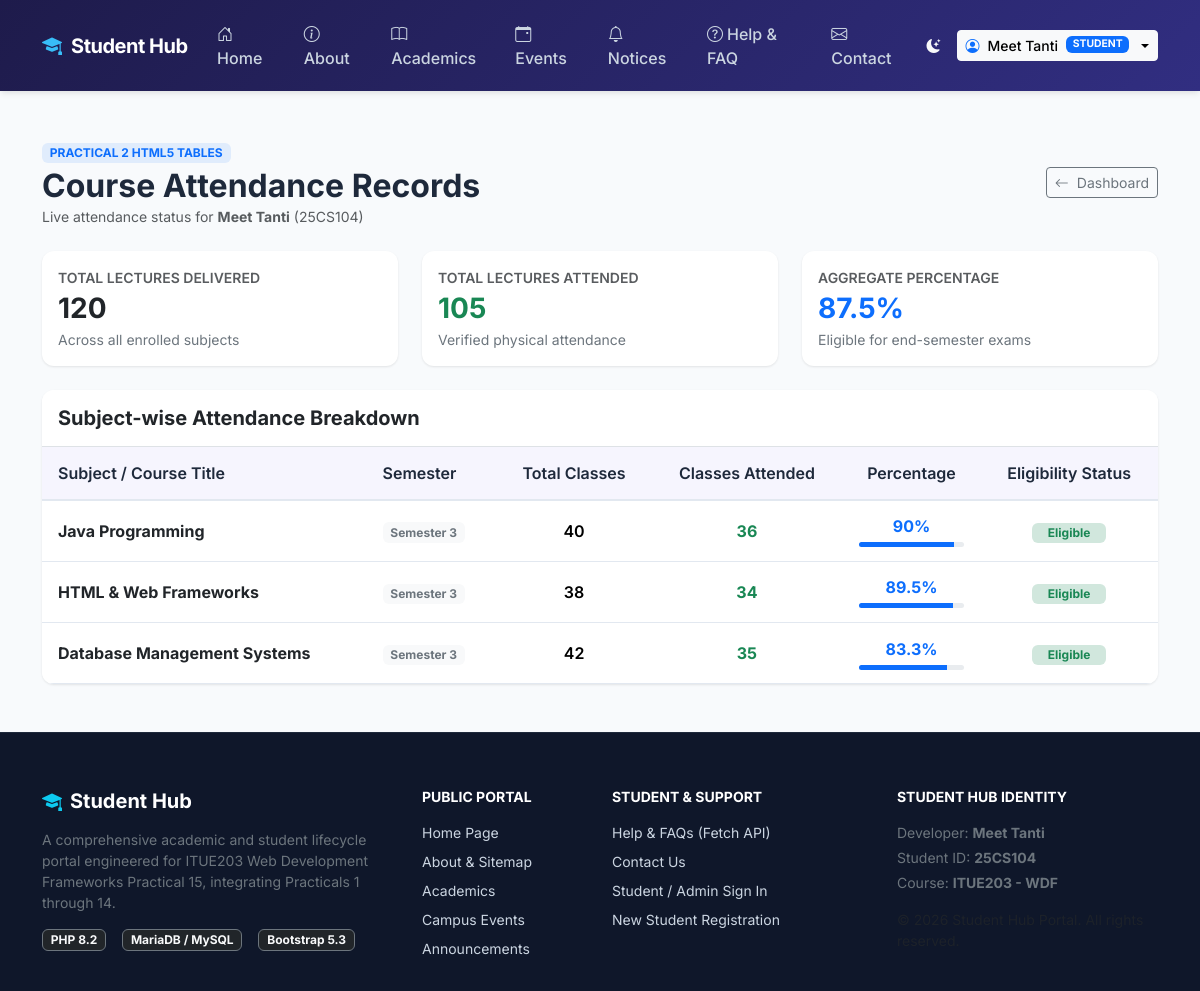
/student/attendance.php (signed in), run on the app's committed database.
### tables this page shows
CREATE TABLE students (
    id INT AUTO_INCREMENT PRIMARY KEY,
    user_id INT NULL UNIQUE,
    student_id VARCHAR(50) NOT NULL UNIQUE,
    student_name VARCHAR(100) NOT NULL,
    phone VARCHAR(20) NULL,
    course VARCHAR(100) NOT NULL,
    branch VARCHAR(100) NOT NULL,
    academic_year VARCHAR(30) NOT NULL,
    gender ENUM('Male', 'Female', 'Other') NOT NULL,
    address TEXT NULL,
    pincode VARCHAR(10) NULL,
    created_at TIMESTAMP DEFAULT CURRENT_TIMESTAMP,
    updated_at TIMESTAMP DEFAULT CURRENT_TIMESTAMP ON UPDATE CURRENT_TIMESTAMP,
    CONSTRAINT fk_students_user FOREIGN KEY (user_id) REFERENCES users(id) ON DELETE SET NULL ON UPDATE CASCADE
);

CREATE TABLE attendance (
    id INT AUTO_INCREMENT PRIMARY KEY,
    student_id INT NOT NULL,
    subject VARCHAR(100) NOT NULL,
    total_classes INT NOT NULL DEFAULT 40,
    classes_attended INT NOT NULL DEFAULT 35,
    semester VARCHAR(20) DEFAULT 'Semester 3',
    updated_at TIMESTAMP DEFAULT CURRENT_TIMESTAMP ON UPDATE CURRENT_TIMESTAMP,
    CONSTRAINT fk_att_student FOREIGN KEY (student_id) REFERENCES students(id) ON DELETE CASCADE
);

### includes/functions.php (called while the page is built, shortened)
<?php
function e(?string $string): string
{
    return htmlspecialchars($string ?? '', ENT_QUOTES, 'UTF-8');
}

### student/attendance.php (the view, shortened to what this page needs)
<?php
require_once __DIR__ . '/../includes/functions.php';
require_once __DIR__ . '/../includes/header.php';
require_once __DIR__ . '/../includes/navbar.php';
$userId = currentUser()['id'];
$stuStmt = $pdo->prepare('SELECT id, student_name, student_id FROM students WHERE user_id = ?');
$stuStmt->execute([$userId]);
$student = $stuStmt->fetch();
$studentId = $student ? (int) $student['id'] : 1;
$attStmt = $pdo->prepare('SELECT * FROM attendance WHERE student_id = ?');
$attStmt->execute([$studentId]);
$records = $attStmt->fetchAll();
$totalClasses = 0;
$attendedClasses = 0;
foreach ($records as $r) {
    $totalClasses += (int) $r['total_classes'];
    $attendedClasses += (int) $r['classes_attended'];
}
$overallPercent = ($totalClasses > 0) ? round(($attendedClasses / $totalClasses) * 100, 1) : 0;
?>
<main class="py-5">
    <div class="container">
        <div class="d-flex flex-wrap justify-content-between align-items-center mb-4">
            <div>
                <span class="badge bg-primary bg-opacity-10 text-primary fw-bold text-uppercase mb-1">Practical 2 HTML5 Tables</span>
                <h2 class="fw-bold mb-0">Course Attendance Records</h2>
                <p class="text-muted small mb-0">Live attendance status for <strong><?= e($student['student_name'] ?? 'Meet Tanti') ?></strong> (<?= e($student['student_id'] ?? '25CS104') ?>)</p>
            </div>
            <div class="mt-3 mt-md-0">
                <a href="<?= APP_URL ?>/student/dashboard.php" class="btn btn-outline-secondary btn-sm">
                    <i class="bi bi-arrow-left me-1"></i> Dashboard
                </a>
            </div>
        </div>
        <div class="row g-4 mb-4">
            <div class="col-md-4">
                <div class="card card-sh p-3 border-0 bg-white">
                    <small class="text-muted text-uppercase fw-semibold">Total Lectures Delivered</small>
                    <h3 class="fw-bold text-dark my-1"><?= $totalClasses ?></h3>
                    <small class="text-secondary">Across all enrolled subjects</small>
                </div>
            </div>
            <div class="col-md-4">
                <div class="card card-sh p-3 border-0 bg-white">
                    <small class="text-muted text-uppercase fw-semibold">Total Lectures Attended</small>
                    <h3 class="fw-bold text-success my-1"><?= $attendedClasses ?></h3>
                    <small class="text-secondary">Verified physical attendance</small>
                </div>
            </div>
            <div class="col-md-4">
                <div class="card card-sh p-3 border-0 bg-white">
                    <small class="text-muted text-uppercase fw-semibold">Aggregate Percentage</small>
                    <h3 class="fw-bold <?= ($overallPercent >= 80) ? 'text-primary' : 'text-danger' ?> my-1"><?= $overallPercent ?>%</h3>
                    <small class="text-secondary"><?= ($overallPercent >= 80) ? 'Eligible for end-semester exams' : 'Attendance shortfall warning' ?></small>
                </div>
            </div>
        </div>
        <div class="card card-sh border-0 overflow-hidden">
            <div class="card-header bg-white py-3 border-bottom">
                <h5 class="fw-bold mb-0">Subject-wise Attendance Breakdown</h5>
            </div>
            <div class="table-responsive">
                <table class="table table-sh align-middle mb-0">
                    <thead>
                        <tr>
                            <th>Subject / Course Title</th>
                            <th>Semester</th>
                            <th class="text-center">Total Classes</th>
                            <th class="text-center">Classes Attended</th>
                            <th class="text-center">Percentage</th>
                            <th class="text-center">Eligibility Status</th>
                        </tr>
                    </thead>
                    <tbody>
                        <?php if (empty($records)): ?>
                            <tr><td colspan="6" class="text-center py-4 text-muted">No attendance data registered for this account.</td></tr>
                        <?php else: ?>
                            <?php foreach ($records as $r): ?>
                                <?php
                                    $pct = round(($r['classes_attended'] / max(1, $r['total_classes'])) * 100, 1);
                                    $isEligible = $pct >= 75.0;
                                ?>
                                <tr>
                                    <td>
                                        <div class="fw-bold text-dark"><?= e($r['subject']) ?></div>
                                    </td>
                                    <td><span class="badge bg-light text-secondary"><?= e($r['semester']) ?></span></td>
                                    <td class="text-center fw-semibold"><?= (int) $r['total_classes'] ?></td>
                                    <td class="text-center text-success fw-bold"><?= (int) $r['classes_attended'] ?></td>
                                    <td class="text-center">
                                        <div class="fw-bold <?= $isEligible ? 'text-primary' : 'text-danger' ?>"><?= $pct ?>%</div>
                                        <div class="progress mt-1" style="height: 5px;">
                                            <div class="progress-bar <?= $isEligible ? 'bg-primary' : 'bg-danger' ?>" role="progressbar" style="width: <?= $pct ?>%"></div>
                                        </div>
                                    </td>
                                    <td class="text-center">
                                        <?php if ($isEligible): ?>
                                            <span class="badge bg-success-subtle text-success px-3 py-1">Eligible</span>
                                        <?php else: ?>
                                            <span class="badge bg-danger-subtle text-danger px-3 py-1">Shortage</span>
                                        <?php endif; ?>
                                    </td>
                                </tr>
                            <?php endforeach; ?>
                        <?php endif; ?>
                    </tbody>
                </table>
            </div>
        </div>
    </div>
</main>
<?php require_once __DIR__ . '/../includes/footer.php'; ?>

### assets/css/style.css (style rules this page uses)
:root { --primary-color: #4f46e5; --primary-hover: #4338ca; --primary-light: #eef2ff; --secondary-color: #6366f1; --dark-bg: #1e1b4b; --accent-color: #06b6d4; --success-color: #10b981; --warning-color: #f59e0b; --danger-color: #ef4444; --bg-body: #f8fafc; --text-main: #1e293b; --text-muted: #64748b; --card-bg: #ffffff; --card-border: #e2e8f0; --radius-sm: 8px; --radius-md: 12px; --radius-lg: 16px; --shadow-sm: 0 1px 3px rgba(0,0,0,0.06), 0 1px 2px rgba(0,0,0,0.04); --shadow-md: 0 4px 6px -1px rgba(0,0,0,0.07), 0 2px 4px -1px rgba(0,0,0,0.04); --shadow-lg: 0 10px 15px -3px rgba(0,0,0,0.08), 0 4px 6px -2px rgba(0,0,0,0.03); }
body { background-color: var(--bg-body); color: var(--text-main); font-family: 'Inter', system-ui, -apple-system, BlinkMacSystemFont, "Segoe UI", Roboto, Oxygen, Ubuntu, Cantarell, sans-serif; min-height: 100vh; display: flex; flex-direction: column; transition: background-color 0.25s ease, color 0.25s ease; }
main { flex: 1 0 auto; }
.card-sh { background-color: var(--card-bg); border: 1px solid var(--card-border); border-radius: var(--radius-md); box-shadow: var(--shadow-sm); transition: transform 0.2s ease, box-shadow 0.2s ease; }
.table-sh { border-collapse: separate; border-spacing: 0; width: 100%; }
.table-sh th { background-color: rgba(79, 70, 229, 0.05); font-weight: 600; color: var(--text-main); border-bottom: 2px solid var(--card-border); padding: 0.85rem 1rem; }
.table-sh td { padding: 0.85rem 1rem; vertical-align: middle; border-bottom: 1px solid var(--card-border); }

### data on the page
students: student_name "Meet Tanti", student "25CS104"
attendance: subject "Java Programming", semester "Semester 3", total_classes "40", classes_attended "36", pct "90", shows "Eligible"
attendance: subject "HTML & Web Frameworks", semester "Semester 3", total_classes "38", classes_attended "34", pct "89.5", shows "Eligible"
attendance: subject "Database Management Systems", semester "Semester 3", total_classes "42", classes_attended "35", pct "83.3", shows "Eligible"

### other printed values
$user['name'] "Meet Tanti"
$role "STUDENT"
$totalClasses "120"
$attendedClasses "105"
$overallPercent "87.5"
